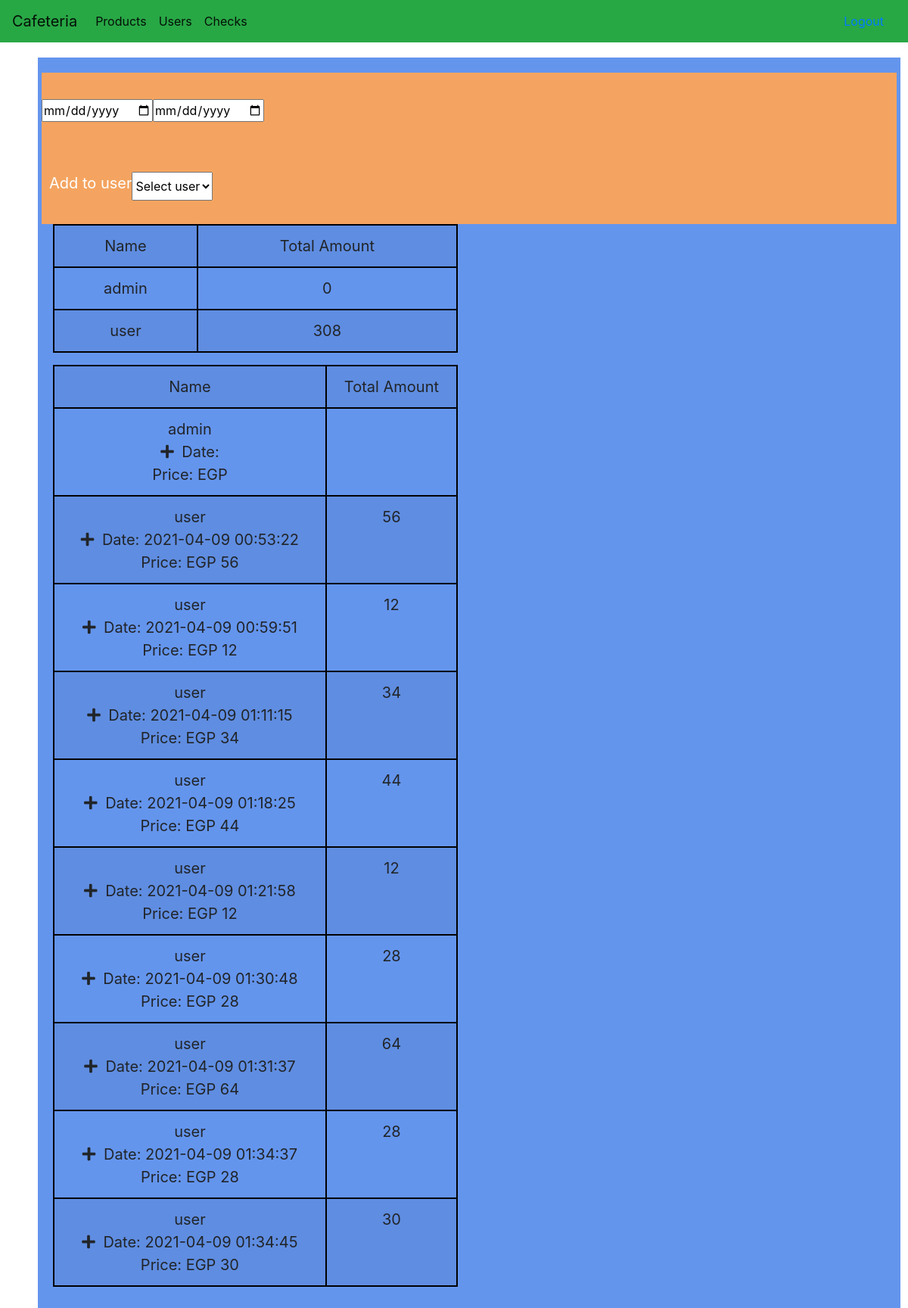
Screenshot of /admin_part/checks.php with the database file from the repository.
### tables this page shows
CREATE TABLE `orders` (
  `order_Id` int(11) NOT NULL,
  `order_action` varchar(50) DEFAULT NULL,
  `order_price` int(11) DEFAULT NULL,
  `user_Id` int(11) DEFAULT NULL,
  `status_Id` int(11) DEFAULT NULL,
  `date` timestamp NOT NULL DEFAULT current_timestamp()
);

### admin_part/orders.php (called while the page is built, shortened)
<?php
$dns = "mysql:dbname=cafeteria;host=localhost;";
$username = 'root';
$password = "";
try {
    $db = new PDO($dns, $username, $password);
    $query = "SELECT users.Id, users.user_name , orders.date , orders.order_price , orders.order_Id  FROM `users`
                LEFT JOIN `orders` ON `orders`.user_Id = `users`.Id ";
    $query .= " GROUP BY order_Id";
    $stmt = $db->prepare($query);
    $stmt->execute();
    $userOrders = $stmt->fetchAll(PDO::FETCH_OBJ);
    $userUnique = [];
    foreach ($userOrders as $key => $order) {
        if (!isset($userUnique[$order->Id])) {
            $userUnique[$order->Id]  =  ["name" => $order->user_name, "userId" => $order->Id, "sum" => 0];
        }
        $userUnique[$order->Id]['sum'] += $order->order_price;
        $userUnique[$order->Id]['orders'][] = ["Date" => $order->date, "orderId" => $order->order_Id, "price" => $order->order_price];
    }
} catch (Throwable $th) {
    throw $th;
}

### admin_part/checks.php (the view, shortened to what this page needs)
<?php include '../auth/admin_auth.php';
include 'header.php';
?>
<?php
include('orders.php');
?>
<!DOCTYPE html>
<html lang="en">
<head>
  <link rel="stylesheet" href="https://cdn.jsdelivr.net/npm/bootstrap@4.5.3/dist/css/bootstrap.min.css">
  <link rel="stylesheet" href="https://pro.fontawesome.com/releases/v5.10.0/css/all.css" />
  <link rel="stylesheet" href="style.css">
</head>
<body>
  <div class="container">
    <div class="row">
      <div class="col-12" id="things">
        <form action="checks.php" method="GET" id="sendData">
          <div class="row selectUsers align-content-center">
            <input type="date" value="<?= $_GET['fromDate'] ?? null ?>" class="form-input" name="fromDate" id="fromDate">
            <input type="date" value="<?= $_GET['toDate'] ?? null ?>" class="form-input" name="toDate" id="toDate">
          </div>
          <div class="row selectUsers align-content-center">
            <label for="">Add to user</label>
            <select name="users" class="form-input" id="orderUser">
              <option value="">Select user</option>
            </select>
          </div>
        </form>
        <div class="row align-content-center" id="ordersUser">
          <div class="col-12 col-md-6">
            <table class="table table-striped orderTb">
              <tr>
                <td>Name</td>
                <td>Total Amount</td>
              </tr>
              <?php foreach ($userUnique as $key => $user) {
              ?>
                <tr>
                  <td><?= $user['name'] . "<br>";
                      ?> </td>
                  <td><?= $user['sum'] ?></td>
                </tr>
              <?php } ?>
            </table>
            <table class="table table-striped orderTb">
              <tr>
                <td>Name</td>
                <td>Total Amount</td>
              </tr>
              <?php
              foreach ($userUnique as $key => $user) {
              ?>
                <?php foreach ($user['orders'] as $key1 => $order) {  ?>
                  <tr>
                    <td>
                      <?= $user['name'] . "<br>"; ?>
                      <i value="<?= $order['orderId'] ?>" style='margin-right:5px;' onclick="ayhaga(<?= $order['orderId'] ?>)" class='fas fa-plus'></i>
                      <?php echo "Date: " . $order['Date'] . "</br>  Price: EGP " . $order['price'] . "</br>";
                      ?> </td>
                    <td><?= $order['price'] ?></td>
                  </tr>
              <?php }
              } ?>
            </table>
          </div>
          <div class="col-6">
          </div>
        </div>
      </div>
    </div>
</body>
</html>

### admin_part/style.css (style rules this page uses)
* { margin: 0; padding: 0; box-sizing: border-box; }
#things { background-color: cornflowerblue; padding: 20px; margin: 20px; }
.selectUsers { background-color: sandybrown; min-height: 100px; }
#things label { font-size: 20px; color: white; margin-left: 10px; }
.orderTb { border: 1px solid black; text-align: center; font-size: 20px; }
.orderTb td { border: 2px solid black; }

### rows the page displays
orders: name "user", $order['orderId'] 36 (drawn), date "2021-04-09 00:53:22", order_price "56"
orders: name "user", $order['orderId'] 37 (drawn), date "2021-04-09 00:59:51", order_price "12"
orders: name "user", $order['orderId'] 38 (drawn), date "2021-04-09 01:11:15", order_price "34"
orders: name "user", $order['orderId'] 39 (drawn), date "2021-04-09 01:18:25", order_price "44"
orders: name "user", $order['orderId'] 40 (drawn), date "2021-04-09 01:21:58", order_price "12"
orders: name "user", $order['orderId'] 41 (drawn), date "2021-04-09 01:30:48", order_price "28"
orders: name "user", $order['orderId'] 42 (drawn), date "2021-04-09 01:31:37", order_price "64"
orders: name "user", $order['orderId'] 43 (drawn), date "2021-04-09 01:34:37", order_price "28"
orders: name "user", $order['orderId'] 44 (drawn), date "2021-04-09 01:34:45", order_price "30"

### other values shown
$user['name'] "admin"
$user['sum'] "0"
$user['name'] "user"
$user['sum'] "308"
